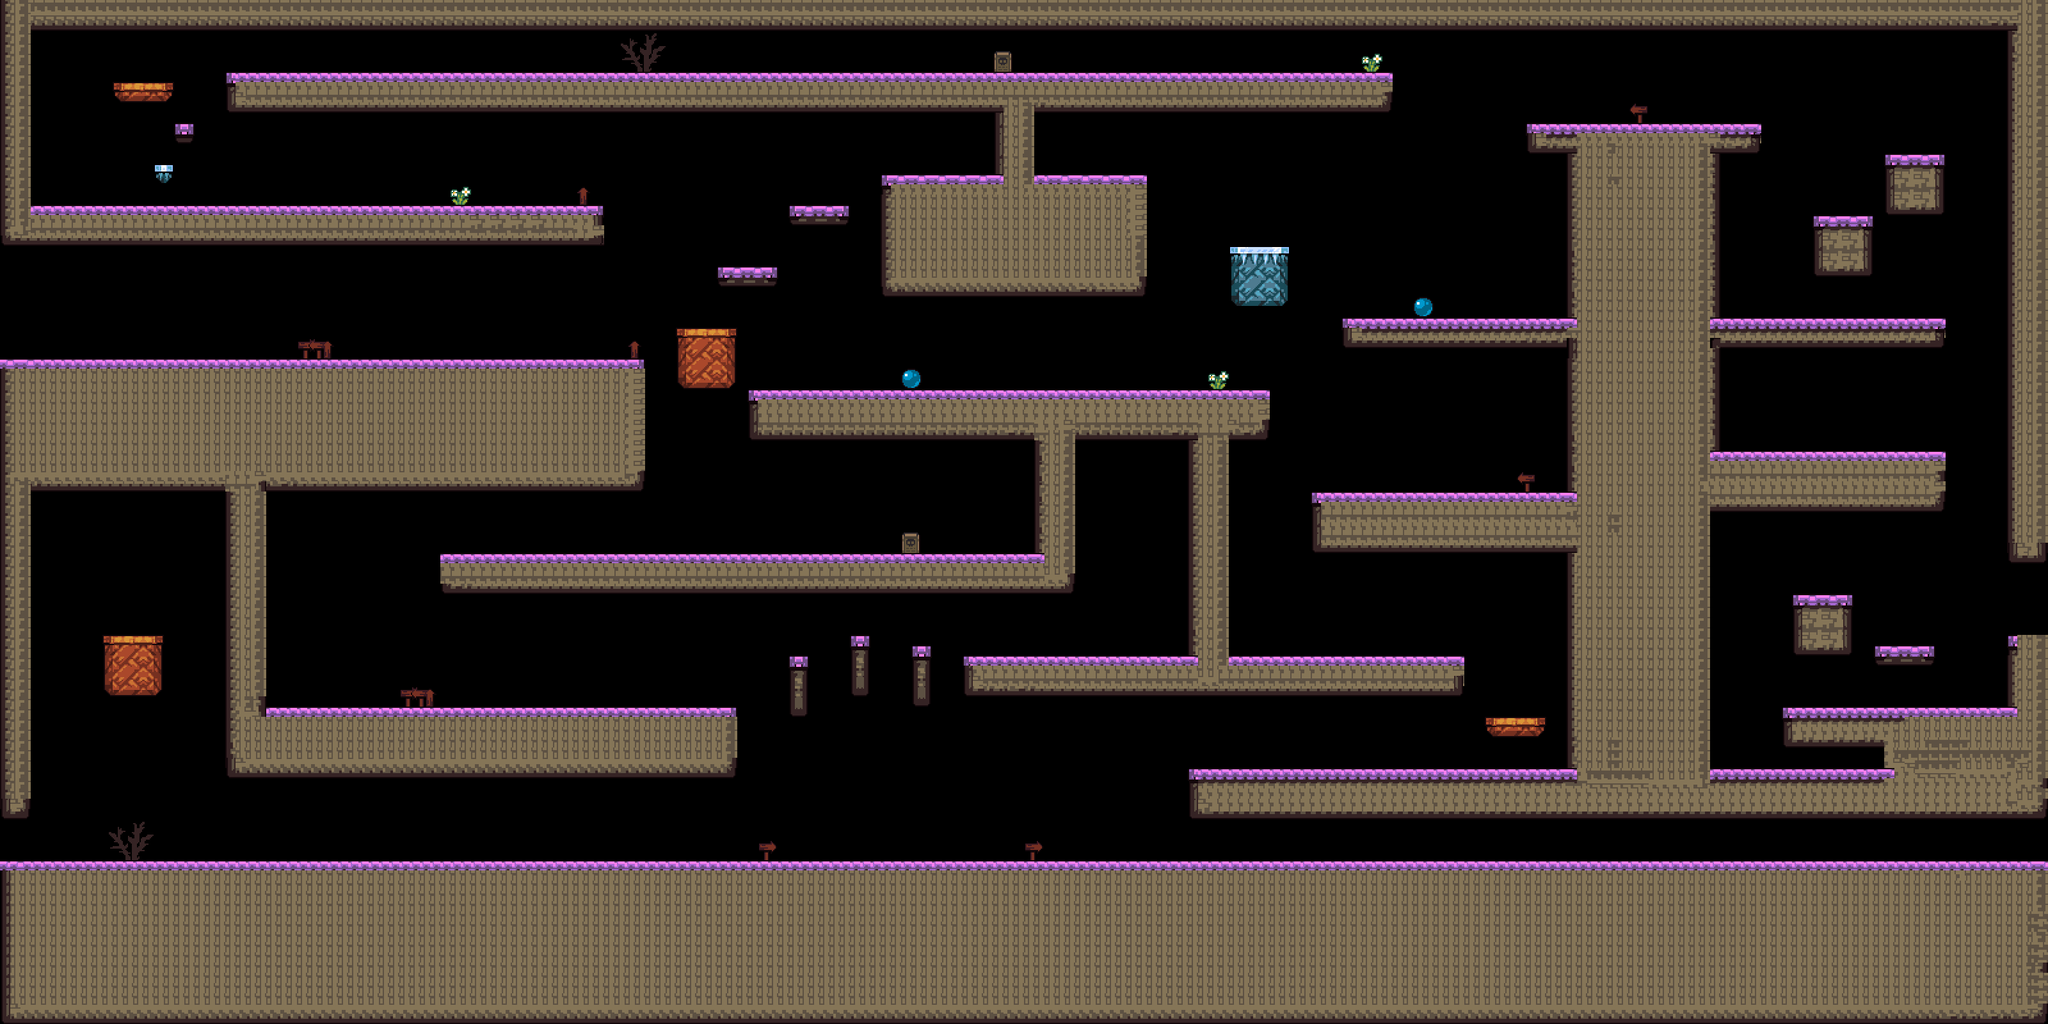

Rendered tile map (Tiled .tmx) drawn with the repository's tilesets; below, a short description and the map source with its tile grids summarised:
An orthogonal 200x100 tile map with 16x16 px tiles, 1 tile layer (TileLayer), 2 tilesets and 62 objects.

<map version="1.0" tiledversion="1.1.5" orientation="orthogonal" renderorder="right-up" width="200" height="100" tilewidth="16" tileheight="16" infinite="0" nextobjectid="302">
 <tileset firstgid="1" name="goodly-2x" tilewidth="32" tileheight="32" tilecount="256" columns="16">
  <image source="goodly-2x.png" width="512" height="512" />
 </tileset>
 <tileset firstgid="257" name="goodly-2x" tilewidth="16" tileheight="16" tilecount="1024" columns="32">
  <image source="goodly-2x.png" width="512" height="512" />
 </tileset>
 <layer name="TileLayer" width="200" height="100">
  <data>[20000 cells, 8704 non-empty, 194 distinct tile ids]</data>
 </layer>
 <objectgroup name="CollisionLayer" visible="0">
  <object id="236" x="0" y="1344">
   <polygon points="0,0 3200,0 3200,240 3200,256 0,256" />
  </object>
  <object id="238" x="944" y="320">
   <polygon points="0,0 0,64 -944,64 -944,-320 2256,-320 2256,560 2192,560 2192,-272 -896,-272 -896,0" />
  </object>
  <object id="239" x="176" y="128">
   <polygon points="0,0 96,0 96,32 0,32" />
  </object>
  <object id="240" x="272" y="192">
   <polygon points="0,0 32,0 32,32 0,32" />
  </object>
  <object id="241" x="240" y="256">
   <polygon points="0,0 32,0 32,32 0,32" />
  </object>
  <object id="242" x="352" y="112">
   <polygon points="0,0 1824,0 1824,64 1264,64 1264,160 1440,160 1440,352 1024,352 1024,160 1200,160 1200,64 0,64" />
  </object>
  <object id="243" x="1232" y="320">
   <polygon points="0,0 96,0 96,32 0,32" />
  </object>
  <object id="244" x="1120" y="416">
   <polygon points="0,0 96,0 96,32 0,32" />
  </object>
  <object id="245" x="1056" y="512">
   <polygon points="0,0 96,0 96,96 0,96" />
  </object>
  <object id="246" x="1920" y="384">
   <polygon points="0,0 96,0 96,96 0,96" />
  </object>
  <object id="247" x="2832" y="336">
   <polygon points="0,0 96,0 96,96 0,96" />
  </object>
  <object id="248" x="2944" y="240">
   <polygon points="0,0 96,0 96,96 0,96" />
  </object>
  <object id="249" x="2896" y="1024">
   <polygon points="0,0 0,-96 -80,-96 -96,-96 -96,0" />
  </object>
  <object id="250" x="2928" y="1008">
   <polygon points="0,0 96,0 96,32 0,32" />
  </object>
  <object id="251" x="3136" y="992">
   <polygon points="0,0 64,0 64,288 -1280,288 -1280,208 -672,208 -672,-128 -1088,-128 -1088,-224 -688,-224 -688,-448 -1040,-448 -1040,-496 -688,-496 -688,-752 -768,-752 -752,-752 -752,-800 -384,-800 -384,-752 -448,-752 -448,-496 -96,-496 -96,-448 -448,-448 -448,-288 -96,-288 -96,-192 -464,-192 -464,208 -192,208 -192,176 -352,176 -352,112 0,112" />
  </object>
  <object id="252" x="2288" y="1024">
   <polygon points="0,0 0,48 0,64 -784,64 -784,0 -432,0 -432,-336 -608,-336 -608,-96 -1600,-96 -1600,-160 -672,-160 -672,-336 -1120,-336 -1120,-416 -304,-416 -304,-336 -368,-336 -368,0" />
  </object>
  <object id="253" x="160" y="992">
   <polygon points="0,0 96,0 96,96 0,96" />
  </object>
  <object id="254" x="1232" y="1024">
   <polygon points="0,0 32,0 32,96 0,96" />
  </object>
  <object id="255" x="1328" y="992">
   <polygon points="0,0 32,0 32,96 0,96" />
  </object>
  <object id="256" x="1424" y="1008">
   <polygon points="0,0 32,0 32,96 0,96" />
  </object>
  <object id="257" x="2320" y="1120">
   <polygon points="0,0 80,0 96,0 96,32 0,32" />
  </object>
  <object id="301" x="1152" y="1216">
   <polygon points="0,0 0,-112 -736,-112 -736,-448 -144,-448 -144,-656 -1152,-656 -1152,64 -1104,64 -1104,-448 -800,-448 -800,0" />
  </object>
 </objectgroup>
 <objectgroup name="SpawnPositions" visible="0">
  <object id="258" x="224" y="128">
   <point />
  </object>
  <object id="259" x="544" y="112">
   <point />
  </object>
  <object id="260" x="288" y="320">
   <point />
  </object>
  <object id="261" x="864" y="320">
   <point />
  </object>
  <object id="262" x="896" y="112">
   <point />
  </object>
  <object id="263" x="1520" y="112">
   <point />
  </object>
  <object id="264" x="1440" y="272">
   <point />
  </object>
  <object id="265" x="1696" y="272">
   <point />
  </object>
  <object id="266" x="1840" y="112">
   <point />
  </object>
  <object id="267" x="3008" y="240">
   <point />
  </object>
  <object id="268" x="2576" y="192">
   <point />
  </object>
  <object id="269" x="2864" y="336">
   <point />
  </object>
  <object id="270" x="2256" y="496">
   <point />
  </object>
  <object id="271" x="2816" y="496">
   <point />
  </object>
  <object id="272" x="2992" y="704">
   <point />
  </object>
  <object id="273" x="2240" y="768">
   <point />
  </object>
  <object id="274" x="2272" y="768">
   <point />
  </object>
  <object id="275" x="1968" y="384">
   <point />
  </object>
  <object id="276" x="2976" y="1008">
   <point />
  </object>
  <object id="277" x="2832" y="928">
   <point />
  </object>
  <object id="278" x="3152" y="992">
   <point />
  </object>
  <object id="279" x="2864" y="1200">
   <point />
  </object>
  <object id="280" x="2368" y="1120">
   <point />
  </object>
  <object id="281" x="2048" y="1024">
   <point />
  </object>
  <object id="282" x="2000" y="1200">
   <point />
  </object>
  <object id="283" x="1440" y="1008">
   <point />
  </object>
  <object id="284" x="1344" y="992">
   <point />
  </object>
  <object id="285" x="1248" y="1024">
   <point />
  </object>
  <object id="286" x="1648" y="608">
   <point />
  </object>
  <object id="287" x="1776" y="1024">
   <point />
  </object>
  <object id="288" x="1088" y="512">
   <point />
  </object>
  <object id="289" x="1168" y="416">
   <point />
  </object>
  <object id="290" x="544" y="560">
   <point />
  </object>
  <object id="291" x="208" y="560">
   <point />
  </object>
  <object id="292" x="208" y="992">
   <point />
  </object>
  <object id="294" x="192" y="1344">
   <point />
  </object>
  <object id="295" x="752" y="1344">
   <point />
  </object>
  <object id="296" x="896" y="1104">
   <point />
  </object>
  <object id="297" x="896" y="864">
   <point />
  </object>
  <object id="298" x="1568" y="1344">
   <point />
  </object>
 </objectgroup>
</map>
